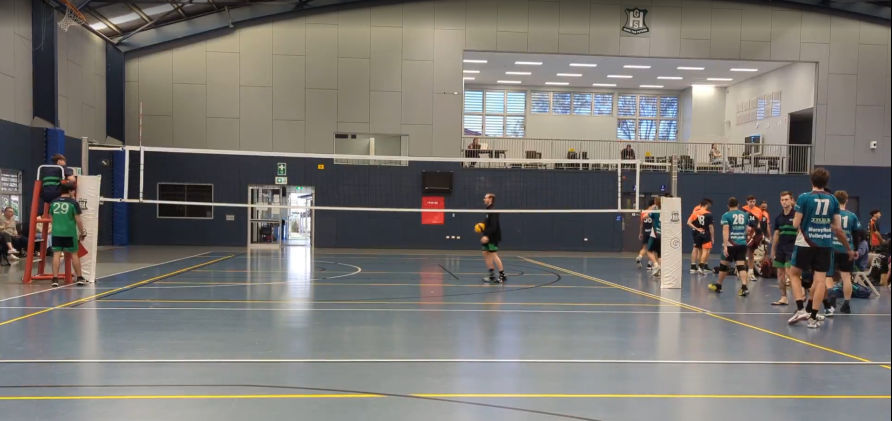
#> input picture Sunspot_V2.0/image.png, 1784 x 842 px (shown at 1/2 size)
$ python cv_test.py image.png
#> lines starting #> are read from the running program, lines starting #| are printed output that depends on the picture; after the words box and inside, x2 and y2 are one past the last pixel; in counts of white or black regions, pixels touching at a corner belong together
#> further down, frame_raw is the input picture: shape (842, 1784, 3); mean B, G, R 112, 116.9, 120.1
### Sunspot_V2.0/cv_functions.py
# -*- coding: utf-8 -*-
"""
cv_functions.py

Contains Computer Vision functions for processing camera frames.
Includes placeholders for steps outlined in the 3D reconstruction document.
Applies preprocessing like undistortion based on config.

**Modification 6:** Implemented initial version of detect_court_lines.
**Modification 7:** Modified functions to accept config parameters as arguments
                  instead of importing config directly.
"""

import cv2
import numpy as np
import logging
import time
import math


# --- CV Function Implementations ---

def detect_court_lines(frame_undistorted, camera_matrix, dist_coeffs):
    """
    Detects potential court line segments in the undistorted frame.
    Uses Canny edge detection and Probabilistic Hough Transform, followed by
    basic angle filtering.

    Args:
        frame_undistorted (np.ndarray): The undistorted BGR frame (or potentially scaled/gray).
        camera_matrix (np.ndarray): Camera intrinsic matrix (unused in this version).
        dist_coeffs (np.ndarray): Camera distortion coefficients (unused in this version).

    Returns:
        list: A list of detected line segments [[x1, y1, x2, y2], ...].
              Coordinates correspond to the input frame dimensions. Returns empty list if none found.
    """
    # ... (Internal logic remains the same as previous version) ...
    logging.debug("CV: Detecting court lines...")
    court_lines = []
    try:
        # Convert to gray only if it's not already gray
        if len(frame_undistorted.shape) == 3 and frame_undistorted.shape[2] == 3:
            gray = cv2.cvtColor(frame_undistorted, cv2.COLOR_BGR2GRAY)
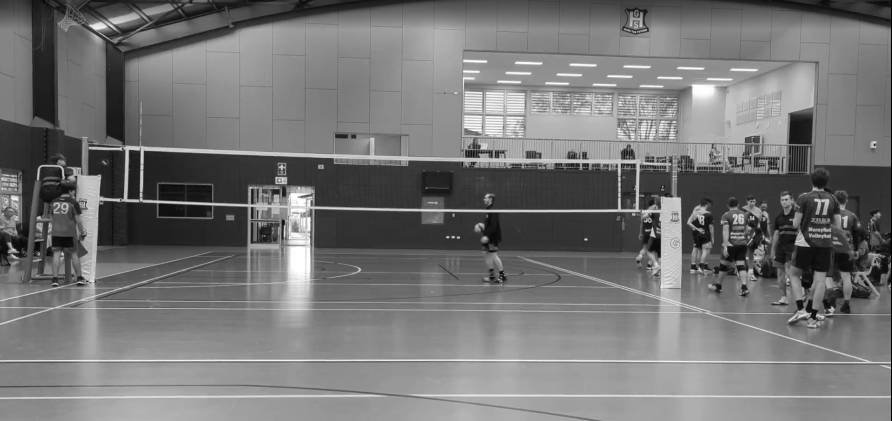
#> gray: shape (842, 1784) (shown at 1/2 size); min 0, max 255, mean 117.3
        else:
            gray = frame_undistorted # Assume already grayscale if not 3 channels

        blurred = cv2.GaussianBlur(gray, (5, 5), 0)
        edges = cv2.Canny(blurred, 50, 150, apertureSize=3) # Thresholds may need tuning
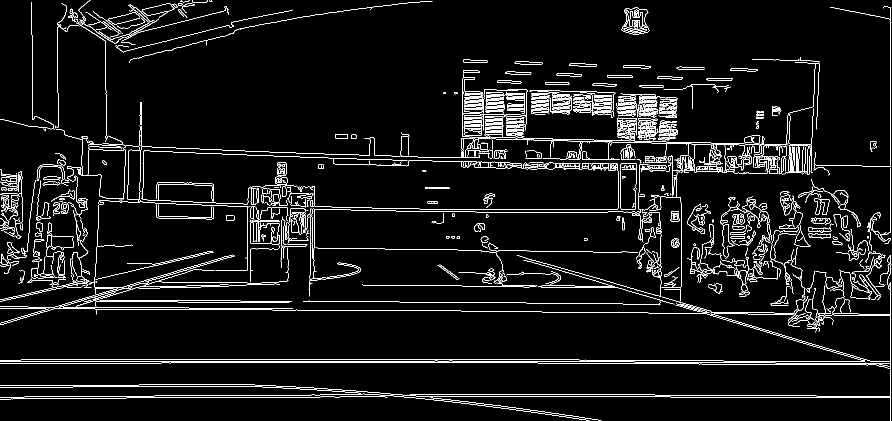
#> edges: shape (842, 1784) (shown at 1/2 size); 5.2% white in thin lines or dots
    except Exception as e:
        logging.error(f"CV: Error during preprocessing/Canny in detect_court_lines: {e}")
        return court_lines

    lines_p = cv2.HoughLinesP(edges, rho=1, theta=np.pi / 180, threshold=50,
                              minLineLength=50, maxLineGap=20) # Params may need tuning
#> lines_p = 904 rows, first 6: [219, 722, 1113, 722], [323, 725, 1075, 725], [0, 726, 341, 726], [641, 793, 769, 793], [42, 719, 608, 719], [324, 303, 682, 316]

    if lines_p is not None:
        angle_tolerance_horz = np.deg2rad(15)
        min_angle_vert = np.deg2rad(20)
        max_angle_vert = np.deg2rad(80)

        for line in lines_p:
            x1, y1, x2, y2 = line[0]
            angle = math.atan2(y2 - y1, x2 - x1); angle_abs = abs(angle)
            is_horizontal = (angle_abs < angle_tolerance_horz) or (abs(angle_abs - math.pi) < angle_tolerance_horz)
            is_sideline_angle = (min_angle_vert < angle_abs < max_angle_vert) or (min_angle_vert < abs(angle_abs - math.pi) < max_angle_vert)
            if is_horizontal or is_sideline_angle: court_lines.append([x1, y1, x2, y2])
#> this loop made 904 passes
#> (x1, y1, x2, y2, angle, angle_abs, is_horizontal) on passes 1 to 3: (219, 722, 1113, 722, 0, 0, True), (323, 725, 1075, 725, 0, 0, True), (0, 726, 341, 726, 0, 0, True)

    logging.debug(f"CV: Found {len(court_lines)} potential court line segments after filtering.")
    return court_lines


def detect_players_2d(frame):
    """Placeholder for detecting players and estimating their 2D poses."""
    logging.debug("CV: detect_players_2d (placeholder)")
    return None

def detect_ball_2d(frame):
    """Placeholder for detecting the ball."""
    logging.debug("CV: detect_ball_2d (placeholder)")
    return None

def project_to_3d(detections_2d, entity_type, camera_matrix, dist_coeffs, R_matrix=None, t_vector=None, scale_factor=1.0, ground_plane=None):
    """Placeholder for projecting 2D detections to 3D coordinates."""
    logging.debug(f"CV: project_to_3d ({entity_type}) (placeholder)")
    if detections_2d: return "Dummy_3D_Data"
    return None

def apply_constraints(data_3d, entity_type, ground_plane=None, physics_params=None):
    """Placeholder for applying constraints to refine 3D estimates."""
    logging.debug(f"CV: apply_constraints ({entity_type}) (placeholder)")
    return data_3d


# --- Main Processing Function ---

def process_frame(frame_raw, cv_enabled, camera_matrix, dist_coeffs, scale_factor, apply_grayscale):
    """
    Processes a raw camera frame using provided config parameters.

    Args:
        frame_raw (np.ndarray): The raw BGR frame.
        cv_enabled (bool): Flag to enable/disable processing.
        camera_matrix (np.ndarray): Camera intrinsic matrix.
        dist_coeffs (np.ndarray): Camera distortion coefficients.
        scale_factor (float): Scaling factor for analysis frame (1.0 for no scaling).
        apply_grayscale (bool): Whether to convert analysis frame to grayscale.

    Returns:
        np.ndarray: The frame with CV overlays drawn on it, or None if processing fails/disabled.
    """
    if not cv_enabled: return None # Return None if CV is disabled
    if frame_raw is None: logging.warning("CV: process_frame received None input."); return None

    start_time = time.monotonic()
    output_frame = None

    # --- 1. Preprocessing ---
    try:
        # Use passed camera parameters
        frame_undistorted = cv2.undistort(frame_raw, camera_matrix, dist_coeffs)
        output_frame = frame_undistorted.copy() # Use undistorted frame for drawing
        analysis_frame = frame_undistorted # Use undistorted for analysis
        logging.debug("CV: Frame undistorted.")
    except Exception as e:
        logging.error(f"CV: Failed to undistort frame: {e}")
        output_frame = frame_raw.copy(); analysis_frame = frame_raw.copy() # Fallback

    # Optional Scaling (use passed scale_factor)
    current_scale_factor = scale_factor # Store locally for scaling back calculations
    if current_scale_factor != 1.0 and current_scale_factor > 0:
        try:
            h, w = analysis_frame.shape[:2]
            new_w = int(w * current_scale_factor); new_h = int(h * current_scale_factor)
            analysis_frame = cv2.resize(analysis_frame, (new_w, new_h), interpolation=cv2.INTER_AREA)
            logging.debug(f"CV: Resized analysis frame to {new_w}x{new_h}")
        except Exception as e:
            logging.error(f"CV: Failed to resize frame: {e}"); current_scale_factor = 1.0 # Reset scale factor

    # Optional Grayscale (use passed apply_grayscale)
    if apply_grayscale:
        try:
             analysis_frame = cv2.cvtColor(analysis_frame, cv2.COLOR_BGR2GRAY)
             logging.debug("CV: Converted analysis frame to grayscale.")
        except Exception as e:
             logging.error(f"CV: Failed grayscale conversion: {e}")

    # --- 2. Run CV Detection/Estimation ---
    # Pass camera parameters to functions that need them
    detected_lines = detect_court_lines(analysis_frame, camera_matrix, dist_coeffs)
    detected_players = detect_players_2d(analysis_frame)
    detected_ball = detect_ball_2d(analysis_frame)

    # --- 3. Project to 3D & Apply Constraints (Placeholders) ---
    # Pass camera parameters
    players_3d = project_to_3d(detected_players, 'player', camera_matrix, dist_coeffs)
    ball_3d = project_to_3d(detected_ball, 'ball', camera_matrix, dist_coeffs)
    players_3d_refined = apply_constraints(players_3d, 'player')
    ball_3d_refined = apply_constraints(ball_3d, 'ball')

    # --- 4. Draw Overlays ---
    line_color = (255, 0, 0); player_color = (0, 255, 0); ball_color = (0, 165, 255); text_color = (255, 255, 0)
    if detected_lines:
        logging.debug(f"CV: Drawing {len(detected_lines)} detected lines")
        scale_x = 1.0 / current_scale_factor if current_scale_factor != 1.0 else 1.0 # Calculate inverse scale
        scale_y = 1.0 / current_scale_factor if current_scale_factor != 1.0 else 1.0
        for line in detected_lines:
            x1, y1, x2, y2 = line
            pt1 = (int(x1 * scale_x), int(y1 * scale_y)); pt2 = (int(x2 * scale_x), int(y2 * scale_y))
            try: cv2.line(output_frame, pt1, pt2, line_color, 2)
            except Exception as draw_err: logging.warning(f"CV: Error drawing line {pt1}-{pt2}: {draw_err}")
#> this loop made 794 passes
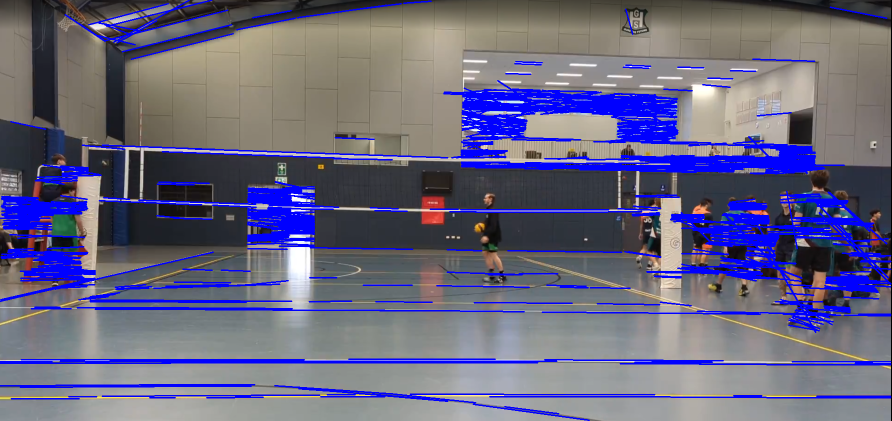
#> output_frame: shape (842, 1784, 3) (shown at 1/2 size); 12.05% of pixels changed, all inside (x1, y1, x2, y2) = (0, 0, 1783, 842)
    # ... (drawing logic for players/ball placeholders unchanged) ...
    if detected_players: cv2.putText(output_frame, "Players (placeholder)", (10, 60), cv2.FONT_HERSHEY_SIMPLEX, 0.7, text_color, 2)
    if detected_ball: cv2.putText(output_frame, "Ball (placeholder)", (10, 90), cv2.FONT_HERSHEY_SIMPLEX, 0.7, text_color, 2)
    if players_3d_refined or ball_3d_refined: cv2.putText(output_frame, "3D (placeholder)", (10, 120), cv2.FONT_HERSHEY_SIMPLEX, 0.7, text_color, 2)

    # --- 5. Performance Info ---
    processing_time = time.monotonic() - start_time
    cv2.putText(output_frame, f"CV Time: {processing_time:.3f}s", (output_frame.shape[1] - 200, 30), cv2.FONT_HERSHEY_SIMPLEX, 0.6, (0, 255, 255), 1)
#> output_frame: shape (842, 1784, 3); 0.02% of pixels changed, all inside (x1, y1, x2, y2) = (1586, 17, 1739, 31)

    return output_frame

### Sunspot_V2.0/cv_test.py
# -*- coding: utf-8 -*-
"""
cv_test.py

Loads a single image, processes it using the functions defined in
cv_functions.py (using locally defined config values), and displays/saves the output.

Usage: python cv_test.py <image_filename>
"""

import cv2
import numpy as np
import os
import argparse
import logging

# --- Import the modified project module ---
try:
    import cv_functions
except ImportError as e:
    print(f"Error importing project module: {e}")
    print("Please ensure cv_functions.py is in the same directory as cv_test.py")
    exit(1)

# --- Define Configuration Variables Locally (Copied from config.py) ---
# General
LOG_LEVEL = "INFO" # Or "DEBUG" for more verbose output from cv_functions

# CV Settings
CV_PROCESSING_ENABLED = True # Set to True to enable processing
CV_INPUT_SCALING_FACTOR = 1.0 # Process at full resolution for testing initially
CV_APPLY_GRAYSCALE = False # Set to True to test grayscale processing

# Camera Intrinsics (Replace with your actual calibration data)
CAMERA_INTRINSIC_MATRIX = np.array([
    [1000.0,    0.0, 960.0], # Example fx, cx for 1920 width
    [   0.0, 1000.0, 540.0], # Example fy, cy for 1080 height
    [   0.0,    0.0,   1.0]
])
CAMERA_DISTORTION_COEFFS = np.array([0.0, 0.0, 0.0, 0.0, 0.0]) # Example: [k1, k2, p1, p2, k3]

# --- Argument Parsing ---
parser = argparse.ArgumentParser(description="Test CV functions on a single image.")
parser.add_argument(
    "image_file",
    type=str,
    help="Path to the input image file."
)
args = parser.parse_args()

# --- Basic Logging Setup ---
log_level_setting = getattr(logging, LOG_LEVEL.upper(), logging.INFO)
logging.basicConfig(level=log_level_setting, format='%(asctime)s - %(levelname)s - [%(filename)s] - %(message)s')

# --- Main Execution ---
if __name__ == "__main__":
    input_image_path = args.image_file
    output_image_path = "output_cv_test.jpg"

    if not os.path.exists(input_image_path):
        logging.error(f"Input image file not found: {input_image_path}")
        exit(1)

    logging.info(f"Loading image: {input_image_path}")
    frame_raw = cv2.imread(input_image_path)

    if frame_raw is None:
        logging.error(f"Failed to load image: {input_image_path}")
        exit(1)

    logging.info(f"Image loaded successfully (shape: {frame_raw.shape})")

    # --- Call process_frame with locally defined config values ---
    logging.info("Processing image using cv_functions.process_frame...")
    output_frame = cv_functions.process_frame(
        frame_raw=frame_raw,
        cv_enabled=CV_PROCESSING_ENABLED,
        camera_matrix=CAMERA_INTRINSIC_MATRIX,
        dist_coeffs=CAMERA_DISTORTION_COEFFS,
        scale_factor=CV_INPUT_SCALING_FACTOR,
        apply_grayscale=CV_APPLY_GRAYSCALE
    )

    # --- Display and Save ---
    if output_frame is not None:
        logging.info(f"Processing complete. Saving output to: {output_image_path}")
        try:
            cv2.imwrite(output_image_path, output_frame)
            logging.info("Output image saved successfully.")
        except Exception as e:
            logging.error(f"Failed to save output image: {e}")

        try:
            display_h, display_w = output_frame.shape[:2]
            max_display_h = 800
            if display_h > max_display_h:
                scale = max_display_h / display_h
                display_w = int(display_w * scale); display_h = max_display_h
                display_frame = cv2.resize(output_frame, (display_w, display_h))
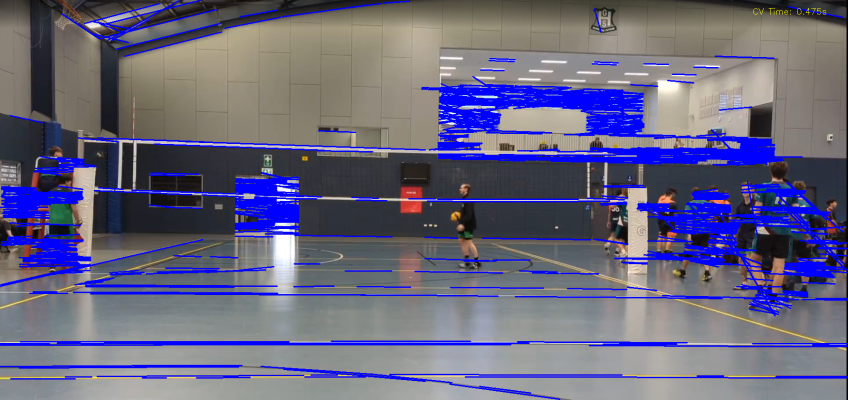
#> display_frame: shape (800, 1695, 3) (shown at 1/2 size); mean B, G, R 128.3, 101.6, 104.1
            else:
                display_frame = output_frame
            cv2.imshow("CV Test Output", display_frame)
            logging.info("Displaying output image. Press any key to close.")
            cv2.waitKey(0); cv2.destroyAllWindows()
            logging.info("Output window closed.")
        except Exception as e:
            logging.error(f"Failed to display output image: {e}")
            print("\nCould not display image window. Check GUI environment.")
            print("Output image should still be saved if processing was successful.")
    else:
        logging.error("CV processing function did not return an output frame (or CV is disabled).")

    logging.info("cv_test.py finished.")

$ run again, on image.jpg
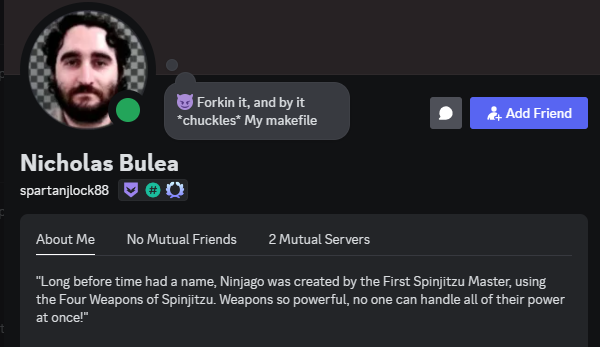
#> input picture image.jpg, 600 x 347 px
#> frame_raw is the input picture: shape (347, 600, 3); mean B, G, R 47.1, 42.3, 42.3
#> in detect_court_lines, `edges = cv2.Canny(blurred, 50, 150, apertureSize=3)`:
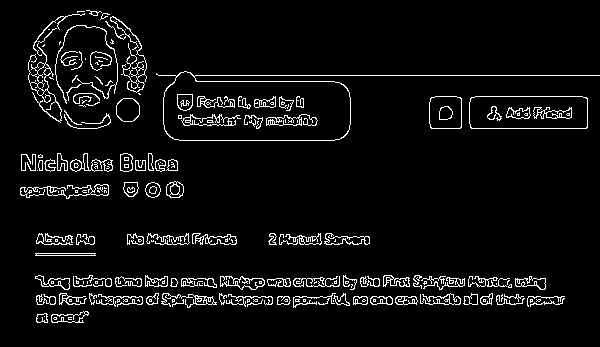
#> edges: shape (347, 600); 5.4% white in thin lines or dots, all inside (x1, y1, x2, y2) = (20, 10, 600, 323)
#> lines_p = 85 rows, first 6: [117, 75, 599, 75], [35, 278, 545, 278], [37, 304, 559, 304], [36, 296, 564, 296], [37, 303, 562, 303], [41, 285, 545, 285]
#> the loop in detect_court_lines, `for line in lines_p:` made 85 passes
#> (x1, y1, x2, y2, angle, angle_abs) on passes 1 to 8: (117, 75, 599, 75, 0, 0), (35, 278, 545, 278, 0, 0), (37, 304, 559, 304, 0, 0), (36, 296, 564, 296, 0, 0), (37, 303, 562, 303, 0, 0), (41, 285, 545, 285, 0, 0), (36, 297, 561, 297, 0, 0), (42, 286, 545, 286, 0, 0)
#> after the loop in detect_court_lines, `for line in lines_p:`: court_lines = 85 items, first 6: [117, 75, 599, 75], [35, 278, 545, 278], [37, 304, 559, 304], [36, 296, 564, 296], [37, 303, 562, 303], [41, 285, 545, 285]
#> detected_lines has the same summary as court_lines in detect_court_lines
#> the loop in process_frame, `for line in detected_lines:` made 85 passes
#> line on passes 4 to 11: [36, 296, 564, 296], [37, 303, 562, 303], [41, 285, 545, 285], [36, 297, 561, 297], [42, 286, 545, 286], [36, 301, 562, 301], [196, 81, 334, 81], [38, 279, 545, 279]
#> in process_frame, `cv2.putText(output_frame, f"CV Time: {processing_time:.3f}s", (output_..`:
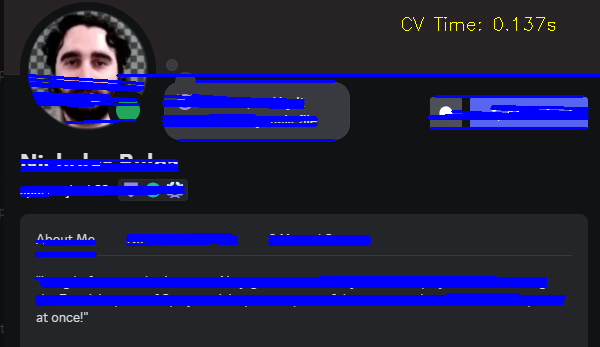
#> output_frame: shape (347, 600, 3); mean B, G, R 69, 30.4, 30.7
